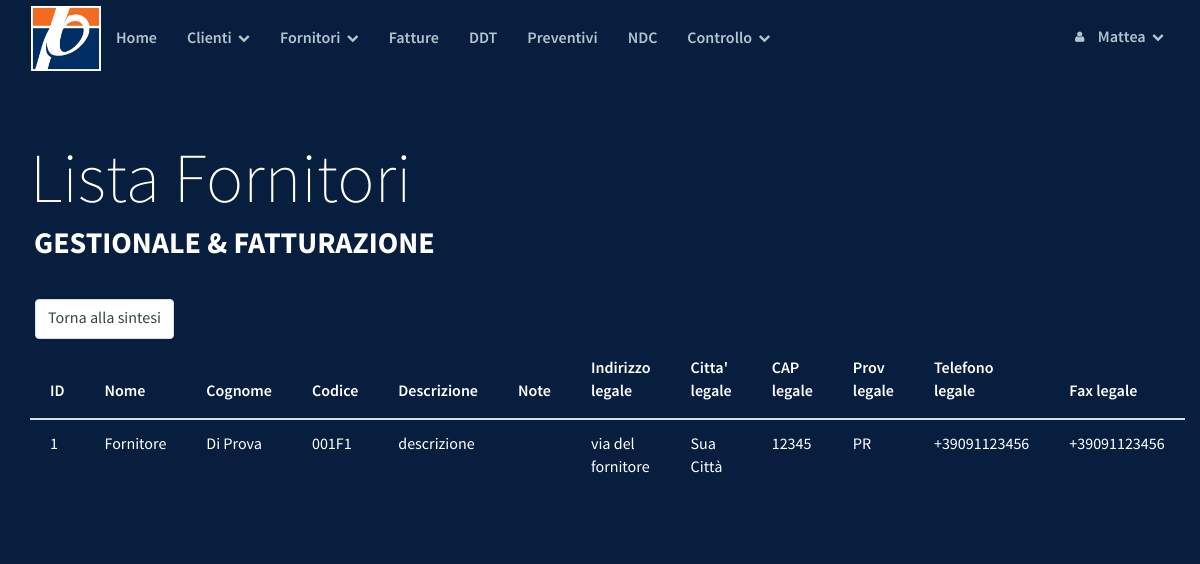
Page /lista_fornitori_big.php (signed in) on the earlier database version.
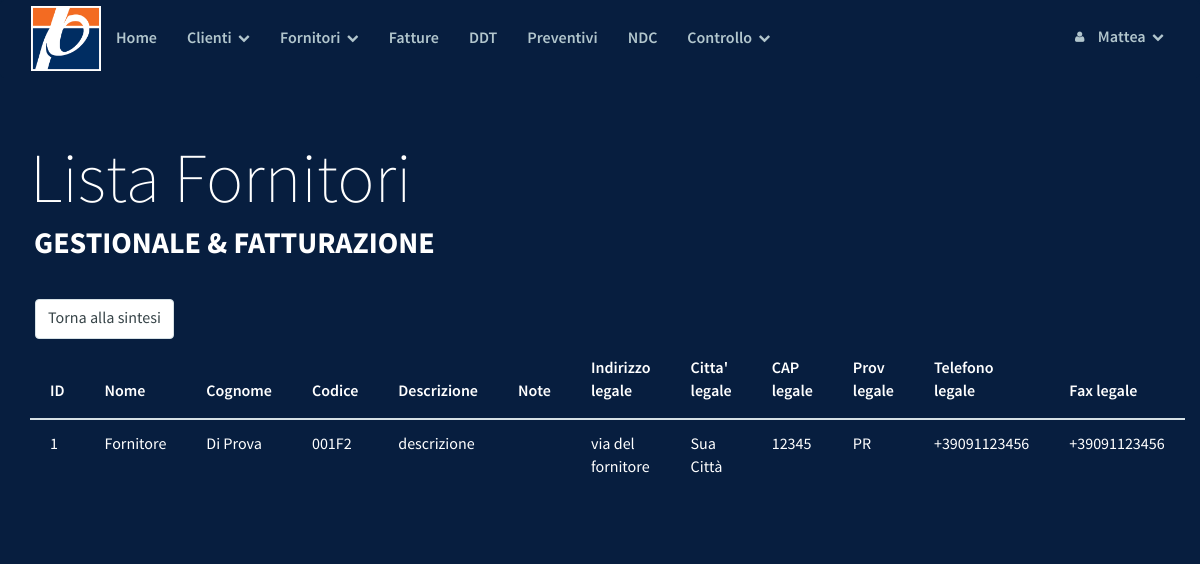
Same page on the later database version.
### tables this page shows
CREATE TABLE `fornitori` (
  `id` int(10) unsigned NOT NULL AUTO_INCREMENT,
  `nomeF` varchar(50) NOT NULL,
  `cognomeF` varchar(50) DEFAULT NULL,
  `codF` varchar(6) NOT NULL,
  `indirizzoLF` varchar(100) DEFAULT NULL,
  `cittaLF` varchar(50) DEFAULT NULL,
  `capLF` int(11) DEFAULT NULL,
  `provLF` varchar(2) DEFAULT NULL,
  `telLF` varchar(20) DEFAULT NULL,
  `faxLF` varchar(20) DEFAULT NULL,
  `statoLF` varchar(20) DEFAULT NULL,
  `emailLF` varchar(50) DEFAULT NULL,
  `urlLF` varchar(100) DEFAULT NULL,
  `PIVAF` bigint(20) DEFAULT NULL,
  `CFF` varchar(20) DEFAULT NULL,
  `IBANF` varchar(30) DEFAULT NULL,
  `bancaF` varchar(100) DEFAULT NULL,
  `descrF` varchar(200) DEFAULT NULL,
  `noteF` varchar(200) DEFAULT NULL,
  `reg_date` timestamp NOT NULL DEFAULT CURRENT_TIMESTAMP ON UPDATE CURRENT_TIMESTAMP,
  PRIMARY KEY (`id`),
  UNIQUE KEY `codF` (`codF`,`PIVAF`)
);

### function/session.php (called while the page is built, shortened)
<?php
	$user = $_SESSION['login_user'];
?>

### lista_fornitori_big.php (the view, shortened to what this page needs)
<!DOCTYPE html>
<html lang="it">
<head>
    <?php include_once("template/parrot/style.php");
            include_once("function/session.php");
            include_once("DB/config.php");?>
</head>
<body>
        <?php include_once("template/parrot/navbar.php") ?>
        <div class="masthead">
            <div class="masthead-title">
                <div class="container">
                    Lista Fornitori
                    <small>Gestionale & Fatturazione</small>
                </div>
            </div>
        </div>
    <div style="max-width: 100%; overflow-x: scroll;" class="container">
     <div>
        <form action="lista_fornitori.php">
            <input class="form-control widthAuto" type="submit" value="Torna alla sintesi">
        </form>
    </div>
    <table class="table">
        <thead>
            <tr>
                <th>ID</th>
                <th>Nome</th>
                <th>Cognome</th>
                <th>Codice</th>
                <th>Descrizione</th>
                <th>Note</th>
                <th>Indirizzo legale</th>
                <th>Citta' legale</th>
                <th>CAP legale</th>
                <th>Prov legale</th>
                <th>Telefono legale</th>
                <th>Fax legale</th>
            </tr>
        </thead>
        <tbody>
            <?php
            include("DB/config.php");
            $sql = "SELECT * FROM fornitori";
            $result = mysqli_query($conndb, $sql);
            while($row = mysqli_fetch_array($result)) {
                $id = $row['id'];
                $nomeF = $row['nomeF'];
                $cognomeF = $row['cognomeF'];
                $codF = $row['codF'];
                $descrF = $row['descrF'];
                $noteF = $row['noteF'];
                $indirizzoLF = $row['indirizzoLF'];
                $cittaLF = $row['cittaLF'];
                $capLF = $row['capLF'];
                $provLF = $row['provLF'];
                $telLF = $row['telLF'];
                $faxLF = $row['faxLF'];
                $statoLF = $row['statoLF'];
                $emailLF = $row['emailLF'];
                $urlLF = $row['urlLF'];
                $PIVAF = $row['PIVAF'];
                $CFF = $row['CFF'];
                $IBANF = $row['IBANF'];
                $bancaF = $row['bancaF'];
                echo "<tr>
                <td>".$id."</td>
                <td>".$nomeF."</td>
                <td>".$cognomeF."</td>
                <td>".$codF."</td>
                <td>".$descrF."</td>
                <td>".$noteF."</td>
                <td>".$indirizzoLF."</td>
                <td>".$cittaLF."</td>
                <td>".$capLF."</td>
                <td>".$provLF."</td>
                <td>".$telLF."</td>
                <td>".$faxLF."</td>
                <td>".$statoLF."</td>
                <td>".$emailLF."</td>
                <td>".$urlLF."</td>
                <td>".$PIVAF."</td>
                <td>".$CFF."</td>
                <td>".$IBANF."</td>
                <td>".$bancaF."</td>
                </tr>";
            }
            ?>
        </tbody>
    </table>
    </div>
	</body>
</html>

### template/parrot/style.php (shortened to what this page needs)
   <?php $base_url = $_SERVER["SERVER_NAME"]."/proges"; ?>
<link href="http://<?php echo $base_url ?>/template/parrot/bootstrap/css/bootstrap.css" rel="stylesheet">
<link href="http://<?php echo $base_url ?>/template/parrot/css/font-awesome.min.css" rel="stylesheet">
<link href="http://<?php echo $base_url ?>/template/parrot/css/drunken-parrot.css" rel="stylesheet">
<link href="http://<?php echo $base_url ?>/template/parrot/css/demo.css" rel="stylesheet">
   <link href="http://<?php echo $base_url ?>/template/parrot/css/custom.css" rel="stylesheet">

### template/parrot/navbar.php (shortened to what this page needs)
<div class="componant-section" id="navbars">
    <nav class="navbar navbar-inverse" role="navigation">
        <div class="container-fluid">
            <div class="navbar-header">
                <img class="logo" src="http://<?php echo $base_url ?>/images/logos.png" alt="" width="127">
            </div>
            <div class="collapse navbar-collapse" id="navbar-collapse-2">
                <ul class="nav navbar-nav">
                    <li id="home"><a href="http://<?php echo $base_url ?>/home.php">Home</a></li>
                    <li class="agg_cliente lista_clienti dropdown">
                    <a href="#" class="dropdown-toggle" data-toggle="dropdown">Clienti <span class="fa-chevron-down fa"></span></a>
                    </li>
                    <li class="agg_fornitore lista_fornitori dropdown">
                        <a href="#" class="dropdown-toggle" data-toggle="dropdown">Fornitori <span class="fa-chevron-down fa"></span></a>
                    </li>
                    <li id="fatture"><a href="http://<?php echo $base_url ?>/fatture.php">Fatture</a></li>
                    <li id="ddt"><a href="http://<?php echo $base_url ?>/ddt.php">DDT</a></li>
                    <li id="preventivi"><a href="http://<?php echo $base_url ?>/preventivi.php">Preventivi</a></li>
                    <li id="ndc"><a href="http://<?php echo $base_url ?>/ndc.php">NDC</a></li>
                    <li class="ck_login ck_causale ck_mezzo ck_iva ck_imb ck_art ck_spagg ck_pagam dropdown">
                        <a href="#" class="dropdown-toggle" data-toggle="dropdown">Controllo <span class="fa-chevron-down fa"></span></a>
                    </li>
                </ul>
                <ul class="nav navbar-nav navbar-right navbar-icons">
                    <li>
                        <a href="#" class="dropdown-toggle" data-toggle="dropdown"><span class="fa-user fa"></span>
                            <span class="hidden-lg"><?php echo $user; ?></span> <span class="fa-chevron-down fa"></span>
                        </a>
                    </li>
                </ul>
            </div>
        </div>
    </nav>
</div>

### template/parrot/css/drunken-parrot.css (style rules this page uses)
body { font-family: "SourceSansPro", Helvetica, Arial, sans-serif; font-size: 16px; line-height: 1.5; color: #fff; background-color: #071E3F; }
a { color: #EA640C; text-decoration: none; -webkit-transition: 0.25s; transition: 0.25s; }
.form-control { border: 1px solid #d6e1e5; color: #364347; font-size: 16px; line-height: 1.467; padding: 7px 12px; height: 40px; -webkit-appearance: none; border-radius: 4px; -webkit-box-shadow: none; box-shadow: none; -webkit-transition: border .25s linear, color .25s linear, background-color .25s linear; transition: border .25s linear, color .25s linear, background-color .25s linear; }
.navbar { min-height: 76px; border-radius: 4px; }
.navbar-nav > li > a { padding-top: 10px; padding-bottom: 10px; }
.navbar-nav.navbar-icons > li > a { padding: 10px 10px; }
@media (min-width: 768px) { .navbar-nav > li > a { padding-top: 28px; padding-bottom: 28px; } }
.navbar-icons > li > a > [class^="fa-"] { font-size: 16px; margin: 0 10px 0 4px; }
.navbar-inverse { background: #071E3F; border-color: #071E3F; }
.navbar-inverse .navbar-nav > li > a { color: #b2c6cd; font-family: "SourceSansProSemiBold", Helvetica, Arial, sans-serif; }
.navbar-default .navbar-collapse, .navbar-default .navbar-form, .navbar-inverse .navbar-collapse, .navbar-inverse .navbar-form { border: 0; }
@media (min-width: 768px) { .navbar-nav.navbar-icons > li > a { padding: 27px 10px; } }
.nav li a.dropdown-toggle > [class^="ss-"], .nav li a.dropdown-toggle > [class^="fa-"] { position: relative; top: 2px; font-size: 12px; margin-left: 3px; }
.nav li a.dropdown-toggle > [class^="fa-"] { top: -1px; }
.table > thead > tr > th, .table > tbody > tr > th, .table > tfoot > tr > th, .table > thead > tr > td, .table > tbody > tr > td, .table > tfoot > tr > td { padding: 14px 5px; border-top: 1px solid #d6e1e5; }
.table > thead > tr > th { border-bottom: 2px solid #d6e1e5; font-family: "SourceSansProSemiBold", Helvetica, Arial, sans-serif; }

### template/parrot/css/demo.css (style rules this page uses)
.masthead { width: 100%; height: 100%; padding: 2em 0 2em 0; position: relative; z-index: 2; }
.masthead .masthead-title { font-family: "SourceSansProExtraLight", Helvetica, Arial, sans-serif; font-size: 30px; line-height: 1.2; color: white; }
.masthead .masthead-title small { color: white; font-family: "SourceSansProBold", Helvetica, Arial, sans-serif; display: block; text-transform: uppercase; font-size: 12px; padding-left: 4px; }
.componant-section { :border-bottom: 1px solid #d6e1e5; :padding: 0 0 2em 0; margin: 0 0 2em 0; }
@media (min-width: 1000px) { .container { width: 1170px; } }
@media (min-width: 1000px) { .masthead { :padding: 3em 0; } }
@media (min-width: 1000px) { .masthead .masthead-title { font-size: 70px; } }
@media (min-width: 1000px) { .masthead .masthead-title small { font-size: 30px; } }
@media (min-width: 1000px) { .table > thead > tr > th, .table > tbody > tr > th, .table > tfoot > tr > th, .table > thead > tr > td, .table > tbody > tr > td, .table > tfoot > tr > td { padding: 14px 20px; border-top: 1px solid #d6e1e5; } }

### template/parrot/css/custom.css (style rules this page uses)
.logo { width: 70px; margin-top: 5px; margin-bottom: 5px; margin-left: 15px; }
.widthAuto { width: auto; display: inline-block; margin: 5px; }

Differences in the rows shown:
changed fornitori "Fornitore": codF "001F1" → "001F2"
